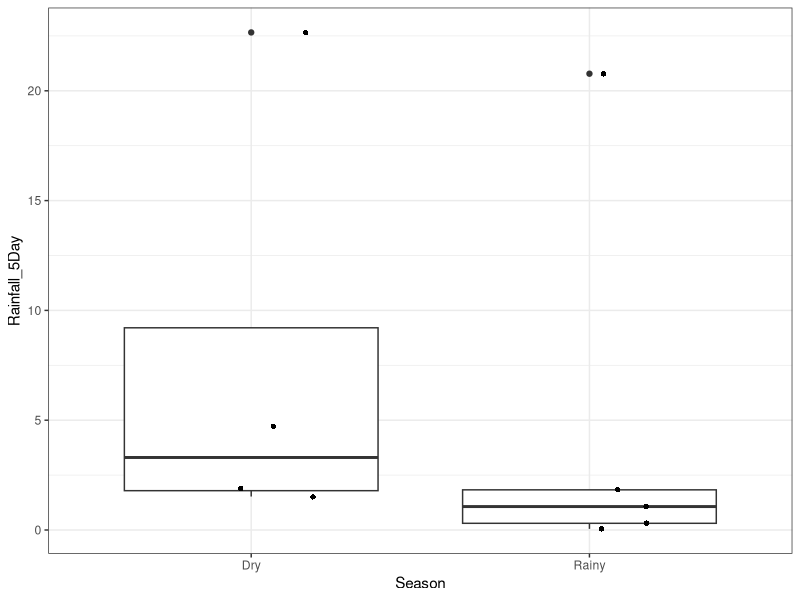
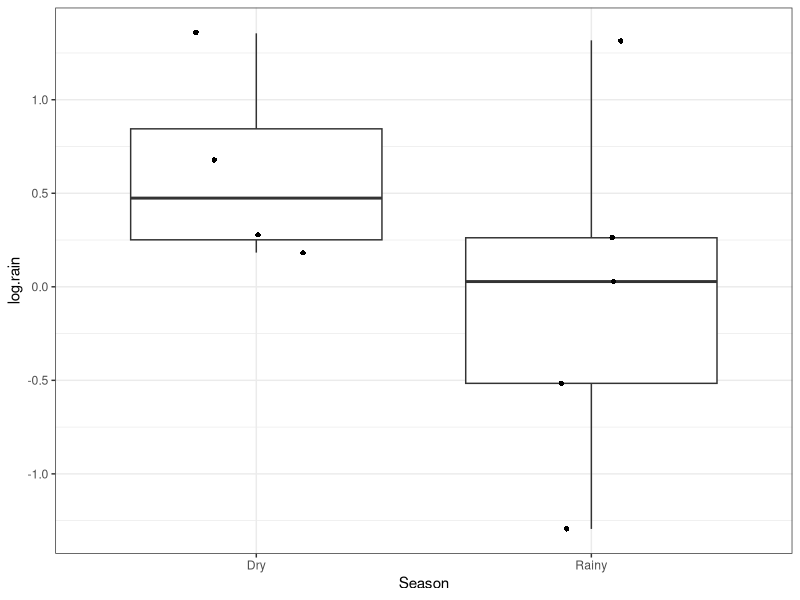

Write the R code that produced these figures, in order. (Note: this script raises an error after producing the figures.)
## ---- chunk 1
knitr::opts_chunk$set(echo = TRUE)
## ---- chunk 2
rm(list=ls())
## ---- chunk 3
full.data = read.csv("AlaWai_DiscreteBottle.csv") 
## ---- chunk 4
#install.packages("packageName") if not already installed
library(ggplot2) # general plots
library(effects) # model effects plots
library(dplyr) # select
library(car) # Anova
library(tidyr) # gather
## ---- chunk 5
# transformations
full.data$log.rain = log10(full.data$Rainfall_5Day)
full.data$sq.sal = (full.data$Salinity)^2
full.data$log.turb = log10(full.data$Turbidity)
full.data$log.chl = log10(full.data$Chlorophyll)
## ---- chunk 6
# trim data since climate is a daily value
climate1 = data.frame(full.data$Date, full.data$Month, full.data$Season, full.data$Rainfall_5Day, full.data$log.rain, full.data$AirTemp_Max, full.data$Discharge_3Day)
climate2 = unique(climate1)
climate = climate2 %>%
  rename(Date=full.data.Date, Month=full.data.Month, Season=full.data.Season, Rainfall_5Day=full.data.Rainfall_5Day, log.rain=full.data.log.rain, AirTemp_Max=full.data.AirTemp_Max, Discharge_3Day=full.data.Discharge_3Day)
## ---- chunk 7
# 5 day average rainfall
ggplot(climate, aes(x=Season, y=Rainfall_5Day)) + # raw
  geom_boxplot() +
  theme_bw() +
  geom_jitter(shape=16, position=position_jitter(0.2))

ggplot(climate, aes(x=Season, y=log.rain)) + # log-transformed
  geom_boxplot() +
  theme_bw() +
  geom_jitter(shape=16, position=position_jitter(0.2))

rain.season = lm(log.rain ~ Season, data=climate)
residualPlots(rain.season)
plot(allEffects(rain.season))
r = as.data.frame(Effect("Season", rain.season))
inv.log = function(x){10^x}
r %>% mutate_if(is.numeric, inv.log)
Anova(rain.season)
## ---- chunk 8
# Max daily air temperature
ggplot(climate, aes(x=Season, y=AirTemp_Max)) + 
  geom_boxplot() +
  theme_bw() +
  geom_jitter(shape=16, position=position_jitter(0.2))

temp.season = lm(AirTemp_Max ~ Season, data=climate)
residualPlots(temp.season)
plot(allEffects(temp.season))
t = as.data.frame(Effect("Season", temp.season))
t
Anova(temp.season)
## ---- chunk 9
# 3 day average stream discharge
ggplot(climate, aes(x=Season, y=Discharge_3Day)) + # raw
  geom_boxplot() +
  theme_bw() +
  geom_jitter(shape=16, position=position_jitter(0.2))

stream.season = lm(Discharge_3Day ~ Season, data=climate)
residualPlots(stream.season)
plot(allEffects(stream.season))
s = as.data.frame(Effect("Season", stream.season))
s
Anova(stream.season)
## ---- chunk 10
# water temperature
ggplot(full.data, aes(x=Season, y=WaterTemp)) + 
  geom_boxplot() +
  theme_bw() +
  geom_jitter(shape=16, position=position_jitter(0.2))

wt.season = lm(WaterTemp ~ Season, data=full.data)
residualPlots(wt.season)
plot(allEffects(wt.season))
wt = as.data.frame(Effect("Season", wt.season))
wt
Anova(wt.season)

wt.dry = subset(full.data, Season == "Dry")
wt.rain = subset(full.data, Season == "Rainy")
length(na.omit(wt.dry$WaterTemp))
length(na.omit(wt.rain$WaterTemp))
## ---- chunk 11
# salinity
ggplot(full.data, aes(x=Season, y=Salinity)) + # raw
  geom_boxplot() +
  theme_bw() +
  geom_jitter(shape=16, position=position_jitter(0.2))

ggplot(full.data, aes(x=Season, y=sq.sal)) + # square-transformed
  geom_boxplot() +
  theme_bw() +
  geom_jitter(shape=16, position=position_jitter(0.2))

sal.season = lm(sq.sal ~ Season, data=full.data)
residualPlots(sal.season)
plot(allEffects(sal.season))
sal = as.data.frame(Effect("Season", sal.season))
sal %>% mutate_if(is.numeric, sqrt)
Anova(sal.season)

sal.dry = subset(full.data, Season == "Dry")
sal.rain = subset(full.data, Season == "Rainy")
length(na.omit(sal.dry$Salinity))
length(na.omit(sal.rain$Salinity))
## ---- chunk 12
# chlorophyll
ggplot(full.data, aes(x=Season, y=Chlorophyll)) + # raw
  geom_boxplot() +
  theme_bw() +
  geom_jitter(shape=16, position=position_jitter(0.2))

ggplot(full.data, aes(x=Season, y=log.chl)) + # log-transformed
  geom_boxplot() +
  theme_bw() +
  geom_jitter(shape=16, position=position_jitter(0.2))

chl.season = lm(log.chl ~ Season, data=full.data)
residualPlots(chl.season)
plot(allEffects(chl.season))
chl = as.data.frame(Effect("Season", chl.season))
chl %>% mutate_if(is.numeric, inv.log)
Anova(chl.season)

chl.dry = subset(full.data, Season == "Dry")
chl.rain = subset(full.data, Season == "Rainy")
length(na.omit(chl.dry$Chlorophyll))
length(na.omit(chl.rain$Chlorophyll))
## ---- chunk 13
# turbidity
ggplot(full.data, aes(x=Season, y=Turbidity)) + # raw
  geom_boxplot() +
  theme_bw() +
  geom_jitter(shape=16, position=position_jitter(0.2))

ggplot(full.data, aes(x=Season, y=log.turb)) + # log-transformed
  geom_boxplot() +
  theme_bw() +
  geom_jitter(shape=16, position=position_jitter(0.2))

turb.season = lm(log.turb ~ Season, data=full.data)
residualPlots(turb.season)
plot(allEffects(turb.season))
turb = as.data.frame(Effect("Season", turb.season))
turb %>% mutate_if(is.numeric, inv.log)
Anova(turb.season)

turb.dry = subset(full.data, Season == "Dry")
turb.rain = subset(full.data, Season == "Rainy")
length(na.omit(chl.dry$Turbidity))
length(na.omit(chl.rain$Turbidity))
## ---- chunk 14
# dissolved oxygen
ggplot(full.data, aes(x=Season, y=O2Conc)) + # raw
  geom_boxplot() +
  theme_bw() +
  geom_jitter(shape=16, position=position_jitter(0.2))

oxy.season = lm(O2Conc ~ Season, data=full.data)
residualPlots(oxy.season)
plot(allEffects(oxy.season))
oxy = as.data.frame(Effect("Season", oxy.season))
oxy
Anova(oxy.season)

oxy.dry = subset(full.data, Season == "Dry")
oxy.rain = subset(full.data, Season == "Rainy")
length(na.omit(chl.dry$O2Conc))
length(na.omit(chl.rain$O2Conc))
